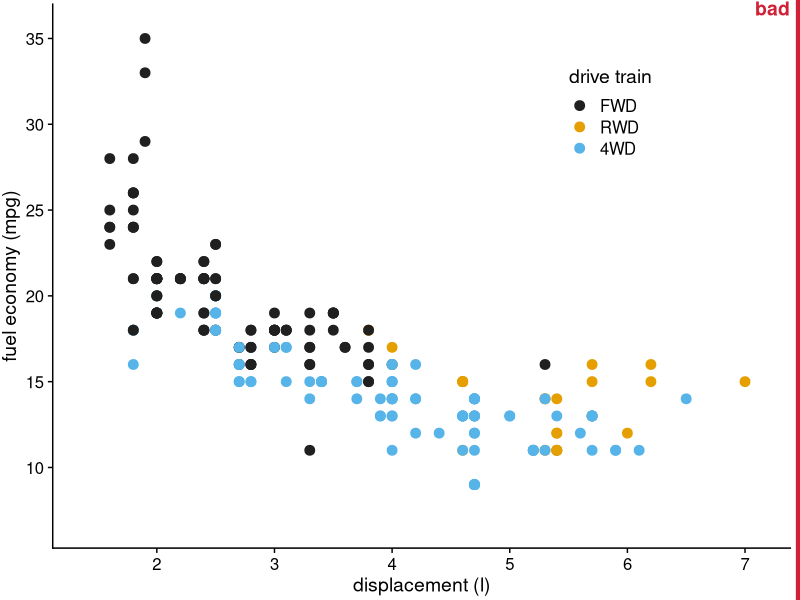
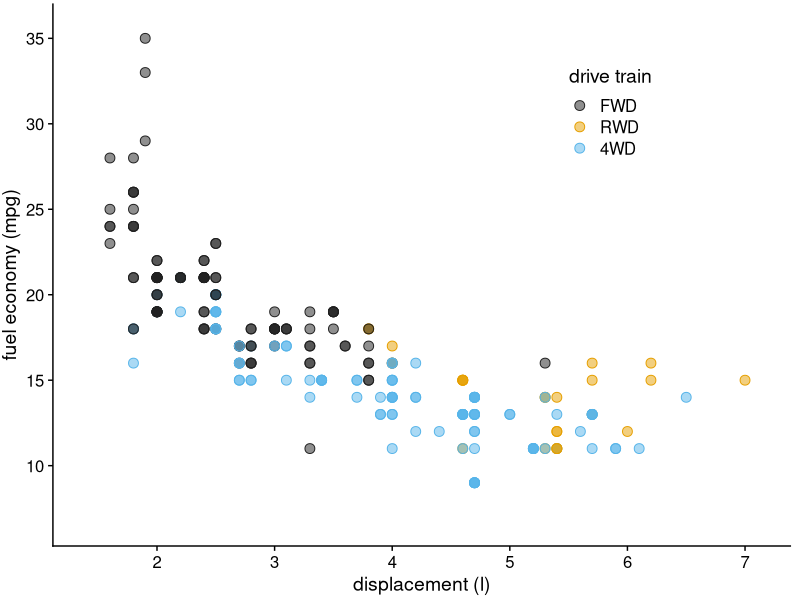
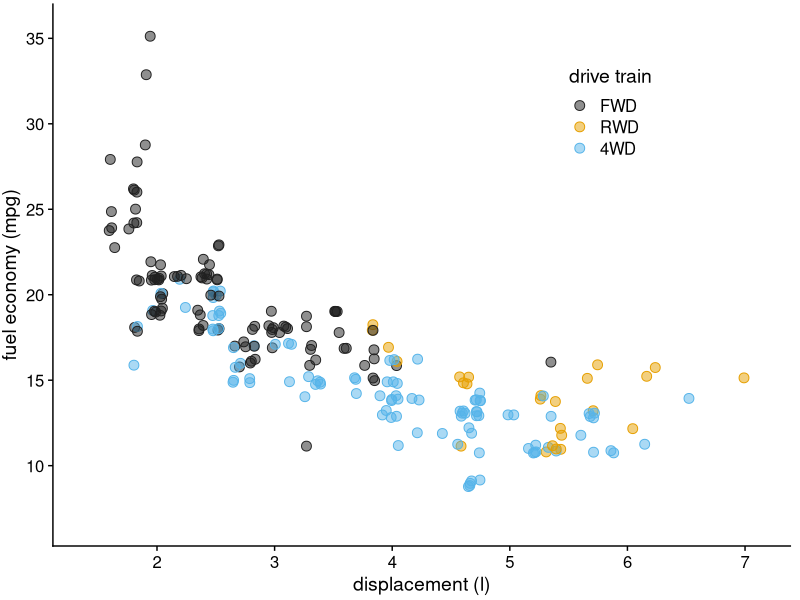
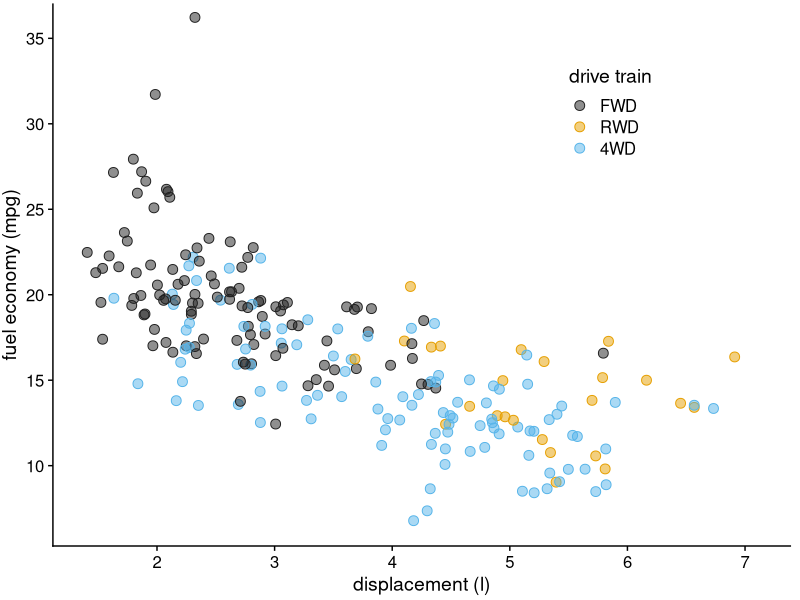

Reproduce these figures in R, in order.
## ---- chunk 1
options(htmltools.dir.version = FALSE)
knitr::opts_chunk$set(comment = "")

library(tidyverse)
library(cowplot)
library(here)

# ggplot2 settings so plots scale well for slide size 
theme_set(theme_gray(16)) # 16 for full width, 18 for half width 
update_geom_defaults("point", list(size = 2.0)) # 2 for full width, 2.5 for half width
## ---- chunk 2
p_mpg_solid <- ggplot(mpg, aes(y = cty, x = displ, color = drv, fill = drv)) +
  geom_point(size = 3, shape = 21) + 
  scale_x_continuous(
    name = "displacement (l)",
    limits = c(1.4, 7.1),
    breaks = 2:7
  ) +
  scale_y_continuous(
    name = "fuel economy (mpg)",
    limits = c(5.3, 37),
    breaks = 5*(2:7),
    expand = c(0, 0)
  ) +
  scale_color_manual(
    values = c("#202020", "#E69F00", "#56B4E9"), 
    name = "drive train",
    breaks = c("f", "r", "4"),
    labels = c("FWD", "RWD", "4WD")
  ) +
  scale_fill_manual(
    values = c("#202020", "#E69F00", "#56B4E9"), 
    name = "drive train",
    breaks = c("f", "r", "4"),
    labels = c("FWD", "RWD", "4WD")
  ) +
  theme_half_open() +
  theme(
    legend.position = c(.7, .8),
    plot.margin = margin(3, 7, 3, 1.5)
  )

stamp_bad(p_mpg_solid)
## ---- chunk 3
ggplot(mpg, aes(y = cty, x = displ, color = drv, fill = drv)) +
  geom_point(size = 3, shape = 21) + 
  scale_x_continuous(
    name = "displacement (l)",
    limits = c(1.4, 7.1),
    breaks = 2:7
  ) +
  scale_y_continuous(
    name = "fuel economy (mpg)",
    limits = c(5.3, 37),
    breaks = 5*(2:7),
    expand = c(0, 0)
  ) +
  scale_color_manual(
    values = c("#202020", "#E69F00", "#56B4E9"), 
    name = "drive train",
    breaks = c("f", "r", "4"),
    labels = c("FWD", "RWD", "4WD")
  ) +
  scale_fill_manual(
    values = c("#20202080", "#E69F0080", "#56B4E980"),
    name = "drive train",
    breaks = c("f", "r", "4"),
    labels = c("FWD", "RWD", "4WD")
  ) +
  theme_half_open() +
  theme(
    legend.position = c(.7, .8),
    plot.margin = margin(3, 7, 3, 1.5)
  )
## ---- chunk 4
ggplot(mpg, aes(y = cty, x = displ, color = drv, fill = drv)) +
  geom_point(
    size = 3, shape = 21,
    position = position_jitter(
      width = 0.01 * diff(range(mpg$displ)),
      height = 0.01 * diff(range(mpg$cty)),
      seed = 7384
    )
  ) + 
  scale_x_continuous(
    name = "displacement (l)",
    limits = c(1.4, 7.1),
    breaks = 2:7
  ) +
  scale_y_continuous(
    name = "fuel economy (mpg)",
    limits = c(5.3, 37),
    breaks = 5*(2:7),
    expand = c(0, 0)
  ) +
  scale_color_manual(
    values = c("#202020", "#E69F00", "#56B4E9"), 
    name = "drive train",
    breaks = c("f", "r", "4"),
    labels = c("FWD", "RWD", "4WD")
  ) +
  scale_fill_manual(
    values = c("#20202080", "#E69F0080", "#56B4E980"),
    name = "drive train",
    breaks = c("f", "r", "4"),
    labels = c("FWD", "RWD", "4WD")
  ) +
  theme_half_open() +
  theme(
    legend.position = c(.7, .8),
    plot.margin = margin(3, 7, 3, 1.5)
  )
## ---- chunk 5
ggplot(mpg, aes(y = cty, x = displ, color = drv, fill = drv)) +
  geom_point(
    size = 3, shape = 21,
    position = position_jitter(
      width = 0.1 * diff(range(mpg$displ)),
      height = 0.1 * diff(range(mpg$cty)),
      seed = 7384
    )
  ) + 
  scale_x_continuous(
    name = "displacement (l)",
    limits = c(1.4, 7.1),
    breaks = 2:7
  ) +
  scale_y_continuous(
    name = "fuel economy (mpg)",
    limits = c(5.3, 37),
    breaks = 5*(2:7),
    expand = c(0, 0)
  ) +
  scale_color_manual(
    values = c("#202020", "#E69F00", "#56B4E9"), 
    name = "drive train",
    breaks = c("f", "r", "4"),
    labels = c("FWD", "RWD", "4WD")
  ) +
  scale_fill_manual(
    values = c("#20202080", "#E69F0080", "#56B4E980"),
    name = "drive train",
    breaks = c("f", "r", "4"),
    labels = c("FWD", "RWD", "4WD")
  ) +
  theme_half_open() +
  theme(
    legend.position = c(.7, .8),
    plot.margin = margin(3, 7, 3, 1.5)
  )
## ---- chunk 6
mtcars_named <- mtcars %>%
  rownames_to_column("car") %>%
  select(car, weight = wt, mpg)

mtcars_named
## ---- chunk 7

